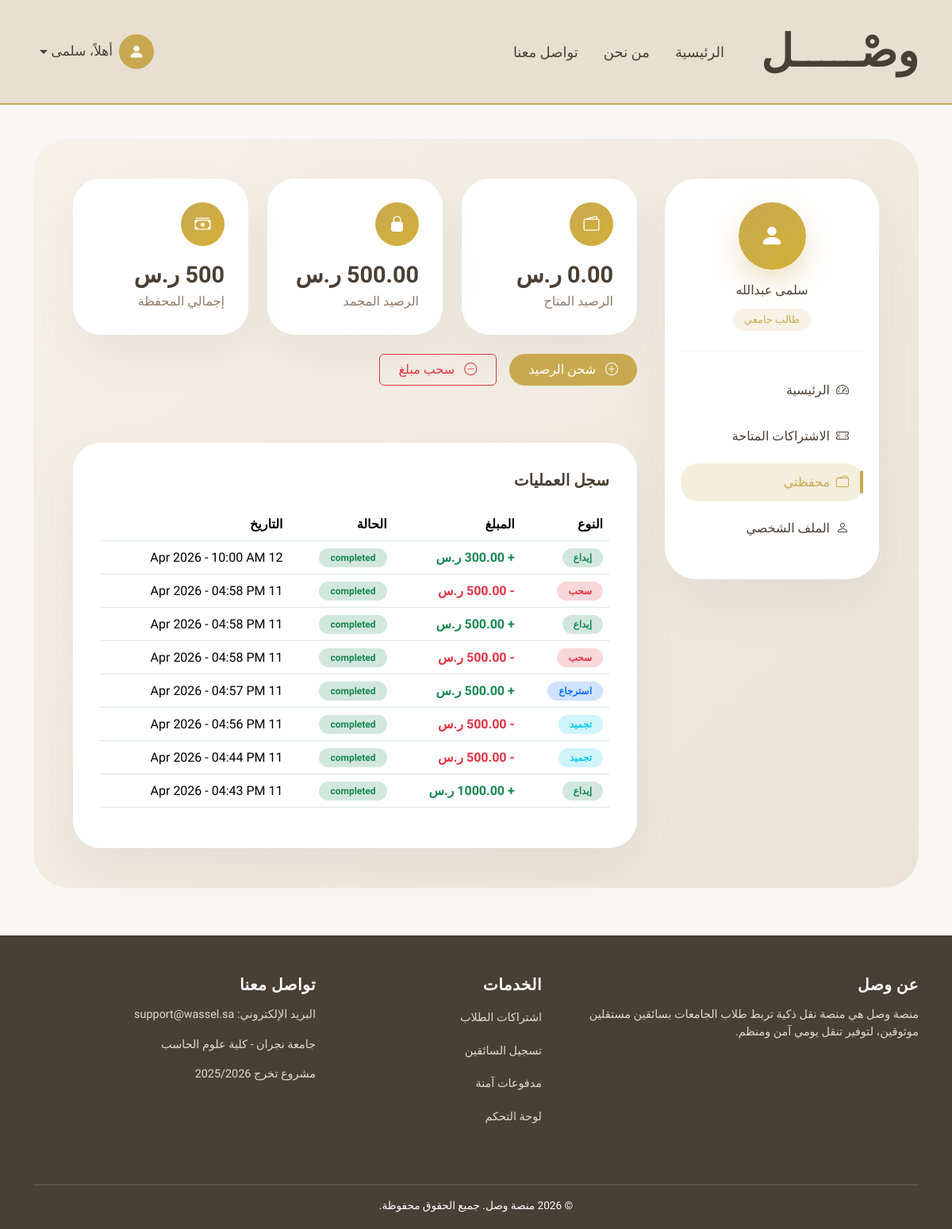
Screenshot of /wallet/ (signed in) with the database file from the repository.
### accounts/models.py (models this page shows, shortened)
class User(AbstractUser):
    username = None  # حذفنا username رسميًا
    ROLE_CHOICES = (
        ('student', 'طالب'),
        ('driver', 'سائق'),
        ('admin', 'مدير'),  # 🔥 الجديد
    )
    STATUS_CHOICES = (
        ('active', 'Active'),
        ('banned', 'Banned'),
    )
    ADMIN_LEVELS = (
        (1, "Super Admin"),
        (2, "Manager"),
    )
    admin_level = models.IntegerField(
        choices=ADMIN_LEVELS,
        null=True,
        blank=True
    )
    email = models.EmailField(unique=True)
    role = models.CharField(
        max_length=20,
        choices=ROLE_CHOICES,
        default='student'
    )
    phone = models.CharField(max_length=20)
    city = models.ForeignKey(
        City,
        on_delete=models.PROTECT,
        related_name="users",
        verbose_name="المدينة"
    )
    status = models.CharField(
        max_length=20,
        choices=STATUS_CHOICES,
        default='active'
    )
    USERNAME_FIELD = "email"
    REQUIRED_FIELDS = ["first_name", "last_name", "phone"]
    objects = CustomUserManager()

### payment/models.py (models this page shows, shortened)
class Wallet(models.Model):
    user = models.OneToOneField(
        settings.AUTH_USER_MODEL,
        on_delete=models.CASCADE,
        related_name="wallet"
    )
    balance = models.DecimalField(
        max_digits=10,
        decimal_places=2,
        default=0
    )
    frozen_balance = models.DecimalField(
        max_digits=10,
        decimal_places=2,
        default=0
    )
    created_at = models.DateTimeField(auto_now_add=True)

class Transaction(models.Model):
    TYPE_CHOICES = (
        ("deposit", "Deposit"),
        ("freeze", "Freeze"),
        ("release", "Release"),
        ("commission", "Commission"),
        ("refund", "Refund"),
        ("withdraw", "Withdraw"),
    )
    STATUS_CHOICES = (
        ("pending", "Pending"),
        ("completed", "Completed"),
        ("cancelled", "Cancelled"),
    )
    wallet = models.ForeignKey(
        Wallet,
        on_delete=models.CASCADE,
        related_name="transactions"
    )
    subscription_request = models.ForeignKey(
        "subscriptions.SubscriptionRequest",
        on_delete=models.SET_NULL,
        null=True,
        blank=True
    )
    type = models.CharField(max_length=20, choices=TYPE_CHOICES)
    amount = models.DecimalField(max_digits=10, decimal_places=2)
    commission_amount = models.DecimalField(
        max_digits=10,
        decimal_places=2,
        default=0
    )
    status = models.CharField(
        max_length=20,
        choices=STATUS_CHOICES,
        default="completed"
    )
    created_at = models.DateTimeField(auto_now_add=True)

### payment/views.py (the view, shortened to what this page needs)
# urls.py: path("wallet/", wallet_view, name="wallet"),
@login_required
def wallet_view(request):
    wallet = request.user.wallet
    transactions = wallet.transactions.order_by("-created_at")
    if request.user.role == "driver":
        template = "payment/wallet_driver.html"
    else:
        template = "payment/wallet_student.html"
    context = {
        "wallet": wallet,
        "transactions": transactions,
    }
    return render(request, template, context)

### payment/templates/payment/wallet_student.html (shortened to what this page needs)
{% extends "student/base_student.html" %}
{% block student_content %}
<div class="row g-4 mb-5">
    <div class="col-md-4">
        <div class="wallet-card">
            <div class="wallet-icon">
                <i class="bi bi-wallet2"></i>
            </div>
            <div class="wallet-number">{{ wallet.balance }} ر.س</div>
            <div class="wallet-label">الرصيد المتاح</div>
        </div>
    </div>
    <div class="col-md-4">
        <div class="wallet-card">
            <div class="wallet-icon">
                <i class="bi bi-lock-fill"></i>
            </div>
            <div class="wallet-number">{{ wallet.frozen_balance }} ر.س</div>
            <div class="wallet-label">الرصيد المجمد</div>
        </div>
    </div>
    <div class="col-md-4">
        <div class="wallet-card">
            <div class="wallet-icon">
                <i class="bi bi-cash-stack"></i>
            </div>
            <div class="wallet-number">
                {{ wallet.balance|add:wallet.frozen_balance }} ر.س
            </div>
            <div class="wallet-label">إجمالي المحفظة</div>
        </div>
    </div>
    <div class="d-flex gap-3 mb-4">
    <button class="btn btn-accent px-4"
            data-bs-toggle="modal"
            data-bs-target="#depositModal">
        <i class="bi bi-plus-circle me-2"></i>
        شحن الرصيد
    </button>
    <button class="btn btn-outline-danger px-4"
            data-bs-toggle="modal"
            data-bs-target="#withdrawModal">
        <i class="bi bi-dash-circle me-2"></i>
        سحب مبلغ
    </button>
</div>
</div>
<div class="wallet-section">
    <h5 class="fw-bold mb-4">سجل العمليات</h5>
    <div class="table-responsive">
        <table class="table align-middle">
            <thead>
                <tr>
                    <th>النوع</th>
                    <th>المبلغ</th>
                    <th>الحالة</th>
                    <th>التاريخ</th>
                </tr>
            </thead>
            <tbody>
                {% for tx in transactions %}
                <tr>
                    <td>
                        {% if tx.type == "deposit" %}
                            <span class="badge bg-success-subtle text-success transaction-badge">إيداع</span>
                        {% elif tx.type == "withdraw" %}
                            <span class="badge bg-danger-subtle text-danger transaction-badge">سحب</span>
                        {% elif tx.type == "freeze" %}
                            <span class="badge bg-info-subtle text-info transaction-badge">تجميد</span>
                        {% elif tx.type == "refund" %}
                            <span class="badge bg-primary-subtle text-primary transaction-badge">استرجاع</span>
                        {% elif tx.type == "commission" %}
                            <span class="badge bg-warning-subtle text-warning transaction-badge">عمولة</span>
                        {% endif %}
                    </td>
                    <td class="fw-bold">
                        {% if tx.type == "deposit" or tx.type == "refund" %}
                            <span class="text-success">
                                + {{ tx.amount }} ر.س
                            </span>
                        {% else %}
                            <span class="text-danger">
                                - {{ tx.amount }} ر.س
                            </span>
                        {% endif %}
                    </td>
                    <td>
                        <span class="badge bg-success-subtle text-success transaction-badge">
                            {{ tx.status }}
                        </span>
                    </td>
                    <td>
                        {{ tx.created_at|date:"d M Y - h:i A" }}
                    </td>
                </tr>
                {% empty %}
                <tr>
                    <td colspan="4" class="text-center text-muted">
                        لا توجد عمليات حتى الآن
                    </td>
                </tr>
                {% endfor %}
            </tbody>
        </table>
    </div>
</div>
{% endblock %}

### student/templates/student/base_student.html (shortened to what this page needs)
{% extends "base.html" %}
{% block content %}
<div class="student-page-bg">
    <div class="student-layout">
        <div class="student-sidebar d-none d-lg-block">
            <div class="student-profile-box">
                <div class="student-avatar">
                    <i class="bi bi-person-fill"></i>
                </div>
                <h6 class="mt-3 mb-1">{{ user.get_full_name }}</h6>
                <span class="student-status">طالب جامعي</span>
            </div>
            <a href="{% url 'student:dashboard' %}"
               class="student-link {% if request.resolver_match.url_name == 'dashboard' %}active{% endif %}">
                <i class="bi bi-speedometer2 me-2"></i>
                الرئيسية
            </a>
            <a href="{% url 'student:subscriptions' %}"
               class="student-link {% if request.resolver_match.url_name == 'subscriptions' %}active{% endif %}">
                <i class="bi bi-ticket-perforated me-2"></i>
                الاشتراكات المتاحة
            </a>
            <a href="{% url 'payment:wallet' %}"
            class="student-link {% if request.resolver_match.url_name == 'wallet' %}active{% endif %}">
                <i class="bi bi-wallet2 me-2"></i>
                محفظتي
            </a>
            <a href="{% url 'student:profile' %}"
               class="student-link {% if request.resolver_match.url_name == 'profile' %}active{% endif %}">
                <i class="bi bi-person me-2"></i>
                الملف الشخصي
            </a>
        </div>
        <div class="student-content">
            {% block student_content %}{% endblock %}
        </div>
    </div>
</div>
{% endblock %}

### templates/base.html (shortened to what this page needs)
{% load static %}
<!DOCTYPE html>
<html lang="ar" dir="rtl">
<head>
    <link href="https://cdn.jsdelivr.net/npm/bootstrap-icons/font/bootstrap-icons.css" rel="stylesheet">
    <link href="https://cdn.jsdelivr.net/npm/bootstrap@5.3.2/dist/css/bootstrap.rtl.min.css" rel="stylesheet">
</head>
<body>
    <nav class="navbar navbar-expand-lg fixed-top custom-navbar">
        <div class="container">
            <a class="navbar-brand" href="{% url 'main:index' %}">وصْـــــل</a>
            <div class="collapse navbar-collapse" id="navbarNav">
                <ul class="navbar-nav align-items-center me-auto">
                    <li class="nav-item mx-2">
                        <a class="nav-link {% if request.resolver_match.url_name == 'index' %}active-link{% endif %}"
                            href="{% url 'main:index' %}">
                            الرئيسية
                        </a>
                    </li>
                    <li class="nav-item mx-2">
                        <a class="nav-link {% if request.resolver_match.url_name == 'about' %}active-link{% endif %}"
                            href="{% url 'main:about' %}">
                            من نحن
                        </a>
                    </li>
                    <li class="nav-item mx-2">
                        <a class="nav-link {% if request.resolver_match.url_name == 'contact' %}active-link{% endif %}"
                            href="{% url 'main:contact' %}">
                            تواصل معنا
                        </a>
                    </li>
                </ul>
                <ul class="navbar-nav align-items-center">
                    {% if user.is_authenticated %}
                    <li class="nav-item dropdown user-dropdown">
                        <a class="nav-link dropdown-toggle d-flex align-items-center user-trigger" href="#"
                            role="button" data-bs-toggle="dropdown" aria-expanded="false">
                            <div class="user-icon">
                                <i class="bi bi-person-fill"></i>
                            </div>
                            <span class="user-name ms-2">
                                أهلاً، {{ user.first_name }}
                            </span>
                        </a>
                    </li>
                    {% endif %}
                </ul>
            </div>
        </div>
    </nav>
    <main class="container">
                    {% block content %}
                    {% endblock %}
    </main>
    <footer>
        <div class="container">
            <div class="row">
                <div class="col-md-5 mb-4">
                    <h5>عن وصل</h5>
                    <p>
                        منصة وصل هي منصة نقل ذكية تربط طلاب الجامعات
                        بسائقين مستقلين موثوقين، لتوفير تنقل يومي آمن ومنظم.
                    </p>
                </div>
                <div class="col-md-3 mb-4">
                    <h5>الخدمات</h5>
                    <ul class="list-unstyled">
                        <li><a href="#">اشتراكات الطلاب</a></li>
                        <li><a href="#">تسجيل السائقين</a></li>
                        <li><a href="#">مدفوعات آمنة</a></li>
                        <li><a href="#">لوحة التحكم</a></li>
                    </ul>
                </div>
                <div class="col-md-4 mb-4">
                    <h5>تواصل معنا</h5>
                    <p>البريد الإلكتروني: support@wassel.sa</p>
                    <p>جامعة نجران - كلية علوم الحاسب</p>
                    <p>مشروع تخرج 2025/2026</p>
                </div>
            </div>
            <div class="footer-bottom">
                © 2026 منصة وصل. جميع الحقوق محفوظة.
            </div>
        </div>
    </footer>
</body>
</html>

### rows the page displays
User: first_name "سلمى", get_full_name "سلمى عبدالله"
Wallet: balance "0.00", frozen_balance "500.00"
Transaction: type "إيداع", amount "300.00", status "completed", created_at "12 Apr 2026 - 10:00 AM"
Transaction: type "سحب", amount "500.00", status "completed", created_at "11 Apr 2026 - 04:58 PM"
Transaction: type "إيداع", amount "500.00", status "completed", created_at "11 Apr 2026 - 04:58 PM"
Transaction: type "سحب", amount "500.00", status "completed", created_at "11 Apr 2026 - 04:58 PM"
Transaction: type "استرجاع", amount "500.00", status "completed", created_at "11 Apr 2026 - 04:57 PM"
Transaction: type "تجميد", amount "500.00", status "completed", created_at "11 Apr 2026 - 04:56 PM"
Transaction: type "تجميد", amount "500.00", status "completed", created_at "11 Apr 2026 - 04:44 PM"
Transaction: type "إيداع", status "completed", created_at "11 Apr 2026 - 04:43 PM"
